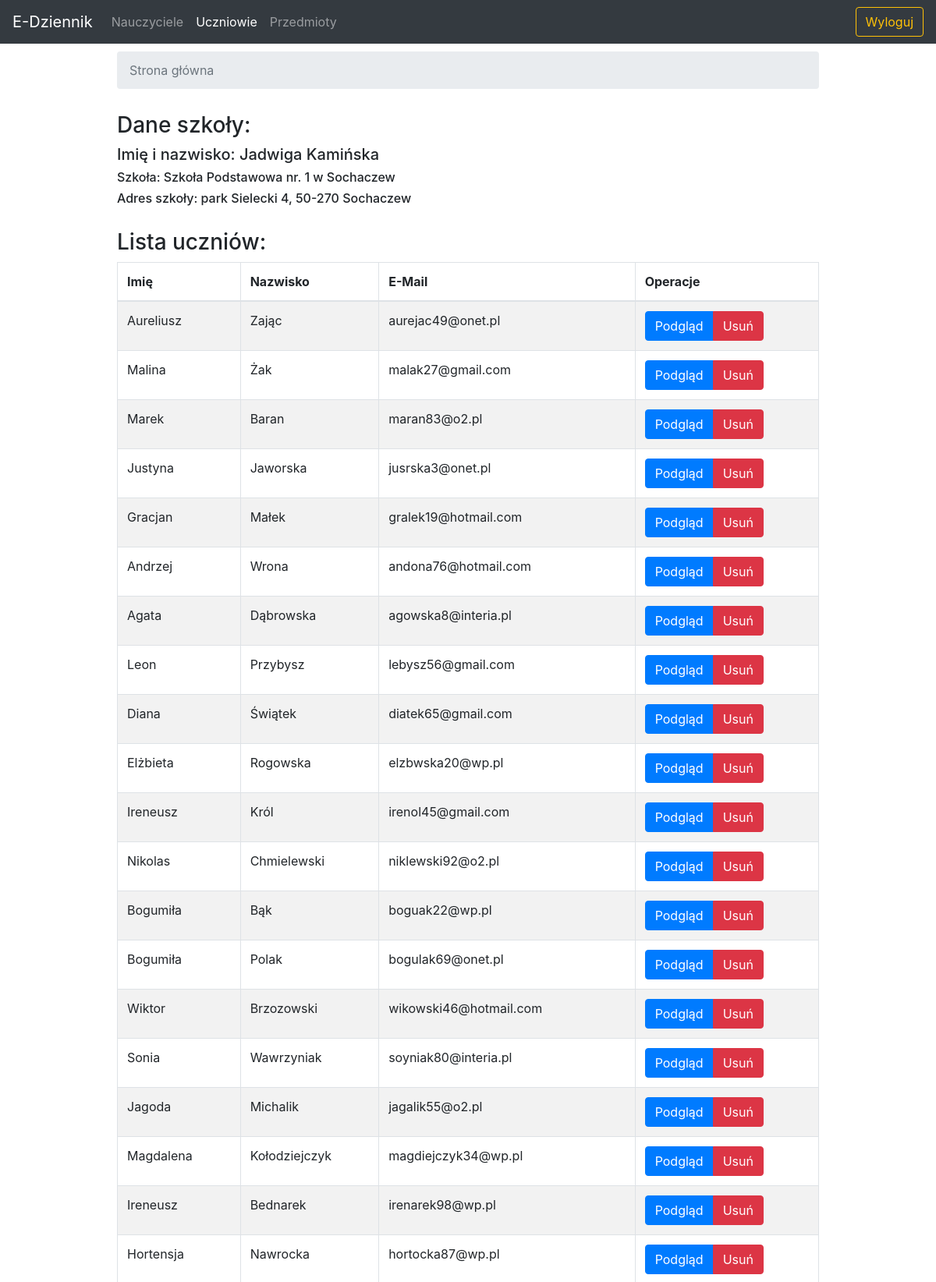
The app's page /school/student_list?id=1 (upper part) with its own data.
### mainapp/models.py (models this page shows, shortened)
class School(models.Model):
	name = models.CharField(max_length=100, null=False)
	surname = models.CharField(max_length=100, null=False)
	email = models.CharField(max_length=100, null=False)
	schoolName = models.CharField(max_length=100, null=False)
	schoolAddress = models.CharField(max_length=100, null=False)
	user = models.OneToOneField(
		CustomUser,
		on_delete=models.CASCADE
	)

class Student(models.Model):
	name = models.CharField(max_length=100, null=False)
	surname = models.CharField(max_length=100, null=False)
	email = models.CharField(max_length=100, null=False)
	user = models.OneToOneField(
		CustomUser,
		on_delete=models.CASCADE
	)
	school = models.ForeignKey(
		School,
		on_delete = models.DO_NOTHING
	)

### mainapp/views.py (the view)
# urls.py: path('school/student_list', vv.schoolStudentList),
def schoolStudentList(request):
	schoolObj = getSchoolId(request)
	studentList = []
	studentListX1 = models.Student.objects.filter(school=schoolObj)
	for sx1 in studentListX1:
		c = {
			'id': sx1.id,
			'name': sx1.name,
			'surname': sx1.surname,
			'email': sx1.email,
		}
		studentList.append(c)
	context = {
		'userFName': schoolObj.name,
		'userLName': schoolObj.surname,
		'schoolId': schoolObj.id,
		'schoolName': schoolObj.schoolName,
		'schoolAddress': schoolObj.schoolAddress,
		'studentList': studentList
	}
	return render(request, 'mainapp/schoolStudentList.html', context)

### mainapp/views.py (called while the page is built)
def getSchoolId(request):
	rid = request.GET.get('id', None)
	if rid is None:
		role = request.user.role
		if role != models.CustomUser.SCHOOL:
			return None
		return models.School.objects.get(user=request.user)
	return models.School.objects.get(id=rid)

### templates/mainapp/schoolStudentList.html (shortened to what this page needs)
{% extends 'mainapp/base.html' %}
{% block xnavbar %}
<li class="nav-item">
	<a class="nav-link" href="/school?id={{ schoolId }}">Nauczyciele</a>
</li>
<li class="nav-item active">
	<a class="nav-link" href="/school/student_list?id={{ schoolId }}">Uczniowie</a>
</li>
<li class="nav-item">
	<a class="nav-link" href="/school/subject_list?id={{ schoolId }}">Przedmioty</a>
</li>
{% endblock xnavbar %}
{% block breadcrumb %}
<li class="breadcrumb-item active" aria-current="page">Strona główna</li>
{% endblock breadcrumb %}
{% block content %}
	<div style="margin-top: 30px;">
		<h3>Dane szkoły:</h3>
			<h5>Imię i nazwisko: {{ userFName }} {{ userLName }}</h5>
			<h6 style="margin-top:5px;">Szkoła: {{ schoolName }}</h6>
			<h6>Adres szkoły: {{ schoolAddress }}</h6>
	</div>
	<div style="margin-top: 30px">
		<h3>Lista uczniów:</h3>
		<table style="width=100%" class="table table-striped table-hover table-bordered">
	<thead>
		<tr>
		<th>Imię</th>
		<th>Nazwisko</th>
		<th>E-Mail</th>
		<th>Operacje</th>
		</tr>
	</thead>
	<tbody>
		{% for student in studentList %}
			<tr>
				<td>{{ student.name }}</td>
				<td>{{ student.surname }}</td>
				<td>{{ student.email }}</td>
				<td>
					<div class="btn-group" role="group">
						<a class="btn btn-primary" href="/student?id={{ student.id }}">Podgląd</a>
						<a class="btn btn-danger" href="/school/remove_student?studentId={{ student.id }}">Usuń</a>
					</div>
				</td>
			</tr>
		{% endfor %}
	</tbody>
		</table>
	</div>
{% endblock content %}

### records on screen
School: name "Jadwiga", surname "Kamińska", schoolName "Szkoła Podstawowa nr. 1 w Sochaczew", schoolAddress "park Sielecki 4, 50-270 Sochaczew"
Student: name "Aureliusz", surname "Zając", email "aurejac49@onet.pl"
Student: name "Malina", surname "Żak", email "malak27@gmail.com"
Student: name "Marek", surname "Baran", email "maran83@o2.pl"
Student: name "Justyna", surname "Jaworska", email "jusrska3@onet.pl"
Student: name "Gracjan", surname "Małek", email "gralek19@hotmail.com"
Student: name "Andrzej", surname "Wrona", email "andona76@hotmail.com"
Student: name "Agata", surname "Dąbrowska", email "agowska8@interia.pl"
Student: name "Leon", surname "Przybysz", email "lebysz56@gmail.com"
Student: name "Diana", surname "Świątek", email "diatek65@gmail.com"
Student: name "Elżbieta", surname "Rogowska", email "elzbwska20@wp.pl"
Student: name "Ireneusz", surname "Król", email "irenol45@gmail.com"
Student: name "Nikolas", surname "Chmielewski", email "niklewski92@o2.pl"
Student: name "Bogumiła", surname "Bąk", email "boguak22@wp.pl"
Student: name "Bogumiła", surname "Polak", email "bogulak69@onet.pl"
Student: name "Wiktor", surname "Brzozowski", email "wikowski46@hotmail.com"
Student: name "Sonia", surname "Wawrzyniak", email "soyniak80@interia.pl"
Student: name "Jagoda", surname "Michalik", email "jagalik55@o2.pl"
Student: name "Magdalena", surname "Kołodziejczyk", email "magdiejczyk34@wp.pl"
Student: name "Ireneusz", surname "Bednarek", email "irenarek98@wp.pl"
Student: name "Hortensja", surname "Nawrocka", email "hortocka87@wp.pl"
